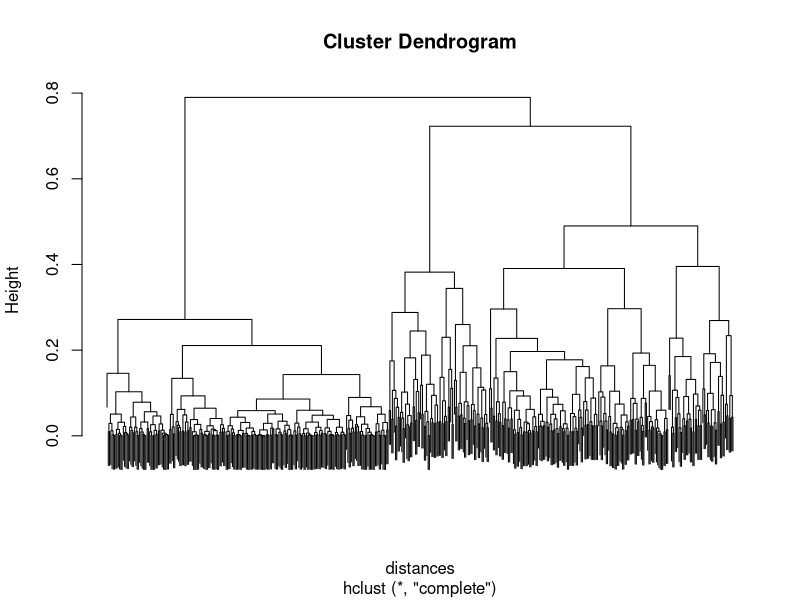

This chart was generated by the following R code:
## ---- chunk 1
knitr::opts_chunk$set(echo = TRUE)
## ---- chunk 2
#set the working directory
setwd("/users/nithinreddy/R predictive")

#Required libraries
library(cluster)

#read the online calculator customer dataset from the working directory
dataset <- read.csv("dataset_online_calculator_customers.csv")
dataset$customer_type <- as.factor(dataset$customer_type)
summary(dataset)
## ---- chunk 3
data_hclust <- dataset[ ,  2:5]

#compute the inter-observational distances uisng cluster variables
distances <- daisy(data_hclust)
distance_matrix <- as.matrix(distances)
distance_matrix[1:5,1:5]
## ---- chunk 4
#Segment using hierarchical clustering technique (agglomeration)
seg_hclust <- hclust(distances, method="complete")

#create a 3 cluster solution
seg_hclust_3 <- cutree(seg_hclust, k=3)
dataset$hclust_3 <- seg_hclust_3

table(dataset$hclust_3)

#Summerize individual segments in a 3-cluster solution
summary(dataset[which(dataset$hclust_3 == 1), 1:5])
summary(dataset[which(dataset$hclust_3 == 2), 1:5])
summary(dataset[which(dataset$hclust_3 == 3), 1:5])
## ---- chunk 5
#create a 4 cluster solution
seg_hclust_4 <- cutree(seg_hclust, k=4)
dataset$hclust_4 <- seg_hclust_4

table(dataset$hclust_4)

#Summerize individual segments in a 4-cluster solution
summary(dataset[which(dataset$hclust_4 == 1), 1:5])
summary(dataset[which(dataset$hclust_4 == 2), 1:5])
summary(dataset[which(dataset$hclust_4 == 3), 1:5])
summary(dataset[which(dataset$hclust_4 == 4), 1:5])

## ---- chunk 6
#create a 5 cluster solution
seg_hclust_5 <- cutree(seg_hclust, k=5)
dataset$hclust_5 <- seg_hclust_5

table(dataset$hclust_5)

#Summerize individual segments in a 5-cluster solution
summary(dataset[which(dataset$hclust_5 == 1), 1:5])
summary(dataset[which(dataset$hclust_5 == 2), 1:5])
summary(dataset[which(dataset$hclust_5 == 3), 1:5])
summary(dataset[which(dataset$hclust_5 == 4), 1:5])
summary(dataset[which(dataset$hclust_5 == 5), 1:5])
## ---- chunk 7
plot(seg_hclust, labels=FALSE)
#rect.hclust(seg_hclust, k=3, border="red")
#rect.hclust(seg_hclust, k=4, border="blue")
#rect.hclust(seg_hclust, k=5, border="green")
## ---- chunk 8
data_kmeans <- data_hclust

#coerce categorical as continuous (ordinal for Kmeans clustering)
data_kmeans$size[dataset$customer_type == "Individual"] <- 1
data_kmeans$size[dataset$customer_type == "Small Business"] <- 2
data_kmeans$size[dataset$customer_type == "Large Business"] <- 3
data_kmeans$customer_type <- NULL
str(data_kmeans)
## ---- chunk 9
#Create candidate cluster solutions (k=3)
set.seed(1000)
seg_kmeans_3 <- kmeans(data_kmeans, centers = 3)
dataset$kmeans_3 <- seg_kmeans_3$cluster

# Describe the 3 cluster solution (distribution)
table(dataset$kmeans_3)

#Summerize individual segments in a 3-cluster kmeans solution
summary(dataset[which(dataset$kmeans_3 == 1), 1:5])
summary(dataset[which(dataset$kmeans_3 == 2), 1:5])
summary(dataset[which(dataset$kmeans_3 == 3), 1:5])
## ---- chunk 10
#Create candidate cluster solutions (k=5)
set.seed(1000)
seg_kmeans_4 <- kmeans(data_kmeans, centers = 4)
dataset$kmeans_4 <- seg_kmeans_4$cluster

# Describe the 4 cluster solution (distribution)
table(dataset$kmeans_4)

#Summerize individual segments in a 4-cluster kmeans solution
summary(dataset[which(dataset$kmeans_4 == 1), 1:5])
summary(dataset[which(dataset$kmeans_4 == 2), 1:5])
summary(dataset[which(dataset$kmeans_4 == 3), 1:5])
summary(dataset[which(dataset$kmeans_4 == 4), 1:5])
## ---- chunk 11
#Create candidate cluster solutions (k=5)
set.seed(1000)
seg_kmeans_5 <- kmeans(data_kmeans, centers = 5)
dataset$kmeans_5 <- seg_kmeans_5$cluster

# Describe the 5 cluster solution (distribution)
table(dataset$kmeans_5)

#Summerize individual segments in a 5-cluster kmeans solution
summary(dataset[which(dataset$kmeans_5 == 1), 1:5])
summary(dataset[which(dataset$kmeans_5 == 2), 1:5])
summary(dataset[which(dataset$kmeans_5 == 3), 1:5])
summary(dataset[which(dataset$kmeans_5 == 4), 1:5])
summary(dataset[which(dataset$kmeans_5 == 5), 1:5])

